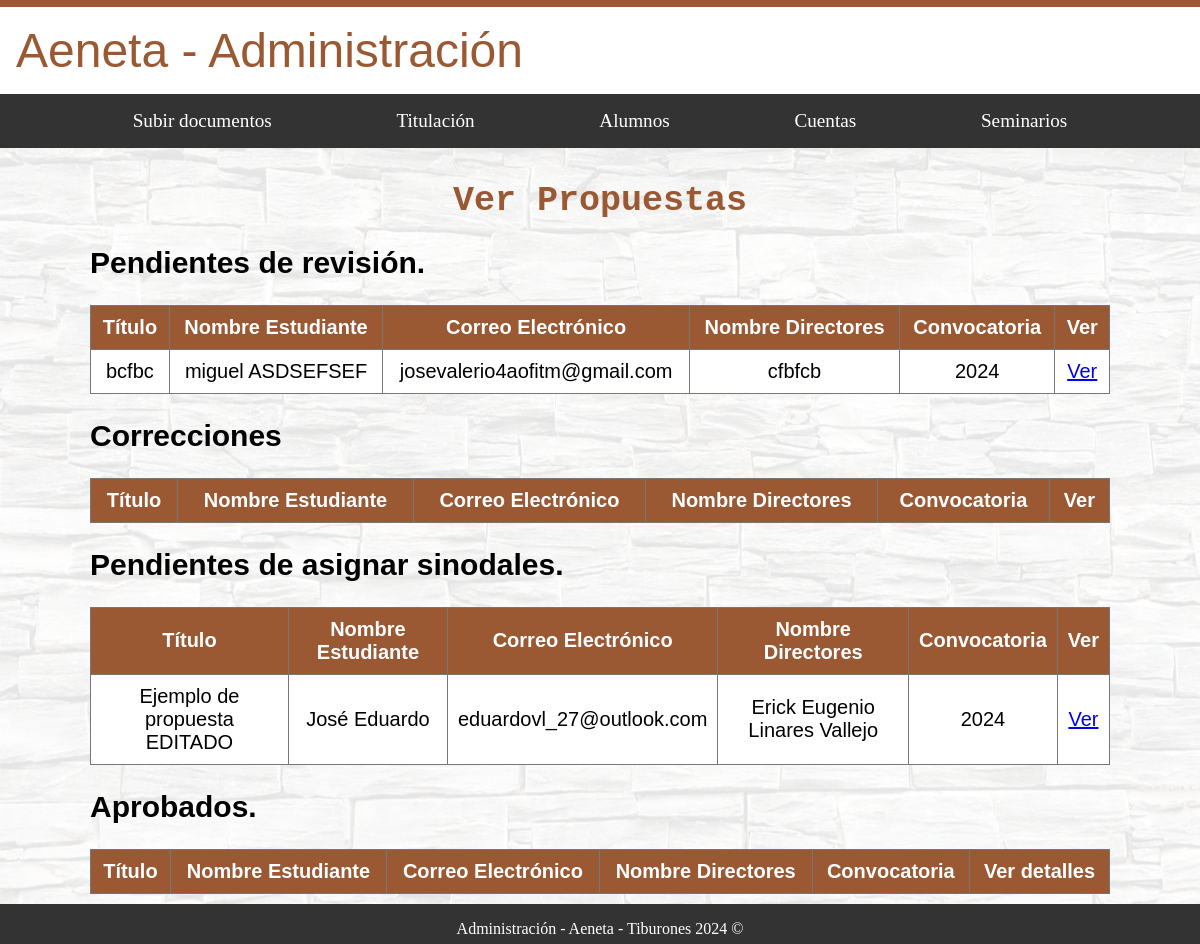
/administracion/alumnos/revisar_propuestas_titulacion/, run on an earlier commit of the app's database.
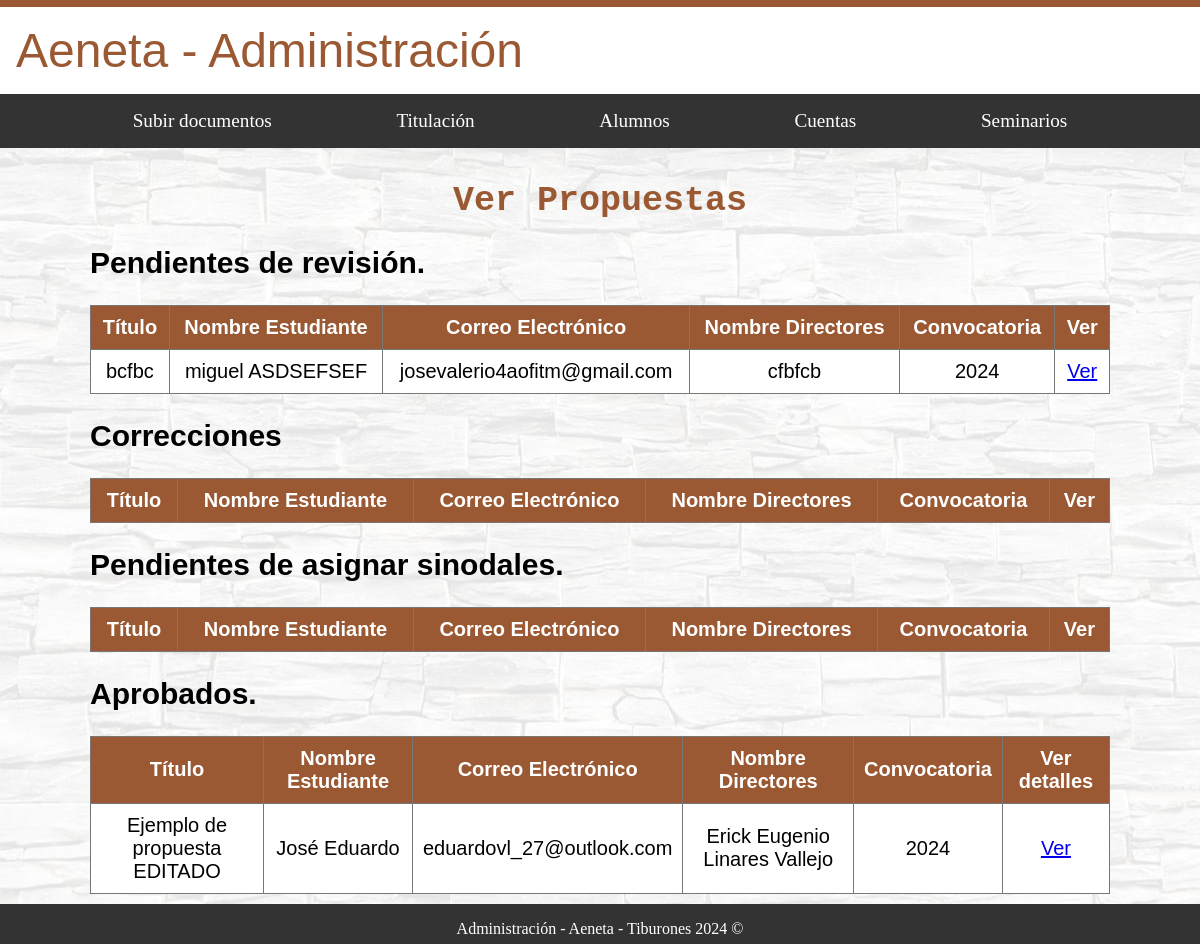
And on a later commit of the database.
### alumnos/models.py (models this page shows, shortened)
class DocumentoPropuestaAlumno(models.Model):
    titulo = models.CharField(max_length=255)
    nombre_estudiante = models.CharField(max_length=100)
    correo_electronico = models.EmailField()
    nombre_directores = models.CharField(max_length=255)
    resumen = models.TextField()
    objetivos = models.TextField()
    metodologia = models.TextField()
    palabras_clave = models.CharField(max_length=255)
    referencias = models.TextField()
    convocatoria = models.CharField(max_length=4, default="2024")
    enviado = models.BooleanField(default=False)
    aceptado = models.BooleanField(default=False)
    sinodales = models.BooleanField(default=False)
    alumno = models.ForeignKey(settings.AUTH_USER_MODEL, on_delete=models.CASCADE)

### administracion/views.py (the view)
# urls.py: path('alumnos/revisar_propuestas_titulacion/', AdministracionDocumentosPrupuestaAlumnos.as_view(), name='revisar_propuestas_titulacion'),
class AdministracionDocumentosPrupuestaAlumnos(TemplateView):
    template_name = 'administracion/alumnos/revisar_propuestas_titulacion.html'
    def get(self, request, *args, **kwargs):
        propuestas_pendientes_revision = DocumentoPropuestaAlumno.objects.filter(revisarpropuesta__revisado=False, enviado=True)
        propuestas_correcciones = DocumentoPropuestaAlumno.objects.filter(revisarpropuesta__revisado=True, revisarpropuesta__aceptado=False)
        propuestas_pendientes_sinodales = DocumentoPropuestaAlumno.objects.filter(revisarpropuesta__aceptado=True, sinodales=False)
        propuestas_aprobadas = DocumentoPropuestaAlumno.objects.filter(revisarpropuesta__aceptado=True, sinodales=True)
        context = {
            'propuestas_pendientes_revision': propuestas_pendientes_revision,
            'propuestas_correcciones': propuestas_correcciones,
            'propuestas_pendientes_sinodales': propuestas_pendientes_sinodales,
            'propuestas_aprobadas': propuestas_aprobadas
        }
        return self.render_to_response(context)

### administracion/templates/administracion/alumnos/revisar_propuestas_titulacion.html (shortened to what this page needs)
{% extends "base_generic_Administracion.html" %}
{% block content %}
<div id="fondo">
  <div class="contenedor_principal letra_texto">
    <h1 class="letra_titulos">Ver Propuestas</h1>
    <div>
      <h2>Pendientes de revisión.</h2>
      <table>
        <thead>
          <tr>
            <th>Título</th>
            <th>Nombre Estudiante</th>
            <th>Correo Electrónico</th>
            <th>Nombre Directores</th>
            <th>Convocatoria</th>
            <th>Ver</th>
          </tr>
        </thead>
        <tbody>
          {% for propuesta in propuestas_pendientes_revision %}
            <tr>
              <td>{{ propuesta.titulo }}</td>
              <td>{{ propuesta.nombre_estudiante }}</td>
              <td>{{ propuesta.correo_electronico }}</td>
              <td>{{ propuesta.nombre_directores }}</td>
              <td>{{ propuesta.convocatoria }}</td>
              <td><a href="{% url 'administracion:individual_revisar_p' pk=propuesta.pk %}">Ver</a></td>
            </tr>
          {% endfor %}
        </tbody>
      </table>
    </div>
    <div>
      <h2>Correcciones</h2>
      <table>
        <thead>
          <tr>
            <th>Título</th>
            <th>Nombre Estudiante</th>
            <th>Correo Electrónico</th>
            <th>Nombre Directores</th>
            <th>Convocatoria</th>
            <th>Ver</th>
          </tr>
        </thead>
      </table>
    </div>
    <div>
      <h2>Pendientes de asignar sinodales.</h2>
      <table>
        <thead>
          <tr>
            <th>Título</th>
            <th>Nombre Estudiante</th>
            <th>Correo Electrónico</th>
            <th>Nombre Directores</th>
            <th>Convocatoria</th>
            <th>Ver</th>
          </tr>
        </thead>
        <tbody>
          {% for propuesta in propuestas_pendientes_sinodales %}
            <tr>
              <td>{{ propuesta.titulo }}</td>
              <td>{{ propuesta.nombre_estudiante }}</td>
              <td>{{ propuesta.correo_electronico }}</td>
              <td>{{ propuesta.nombre_directores }}</td>
              <td>{{ propuesta.convocatoria }}</td>
              <td><a href="{% url 'administracion:asignar_sinodales' pk=propuesta.pk %}">Ver</a></td>
            </tr>
          {% endfor %}
        </tbody>
      </table>
    </div>
    <div>
      <h2>Aprobados.</h2>
      <table>
        <thead>
          <tr>
            <th>Título</th>
            <th>Nombre Estudiante</th>
            <th>Correo Electrónico</th>
            <th>Nombre Directores</th>
            <th>Convocatoria</th>
            <th>Ver detalles</th>
          </tr>
        </thead>
        <tbody>
          {% for propuesta in propuestas_aprobadas %}
            <tr>
              <td>{{ propuesta.titulo }}</td>
              <td>{{ propuesta.nombre_estudiante }}</td>
              <td>{{ propuesta.correo_electronico }}</td>
              <td>{{ propuesta.nombre_directores }}</td>
              <td>{{ propuesta.convocatoria }}</td>
              <td><a href="{% url 'administracion:ver_detalles' pk=propuesta.pk %}">Ver</a></td>
            </tr>
          {% endfor %}
        </tbody>
      </table>
    </div>
  </div>
</div>
{% endblock %}

What changed in the data, as far as the page shows it:
changed DocumentoPropuestaAlumno "Ejemplo de propuesta EDITADO": moves from the list under "Pendientes de asignar sinodales." to the list under "Aprobados."
